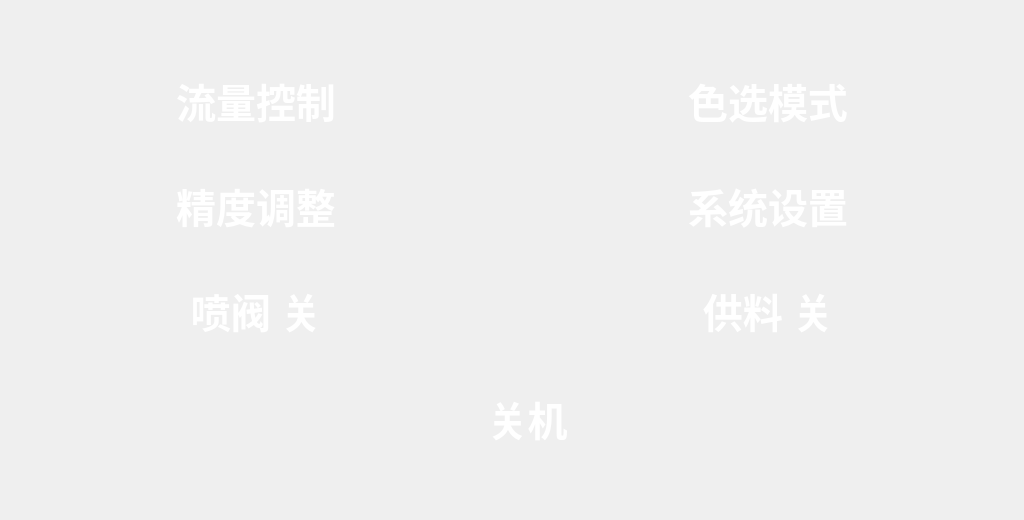
<?xml version="1.0" encoding="UTF-8"?>
<ui version="4.0">
 <class>FormMain</class>
 <widget class="QWidget" name="FormMain">
  <property name="geometry">
   <rect>
    <x>0</x>
    <y>0</y>
    <width>1024</width>
    <height>520</height>
   </rect>
  </property>
  <property name="windowTitle">
   <string>Form</string>
  </property>
  <property name="styleSheet">
   <string notr="true">QToolButton
{
    border-image: url(:/image/btnG.png);
    color: rgb(255, 255, 255);
}

QToolButton:pressed
{
    border-image: url(:/image/btnR.png);
}</string>
  </property>
  <layout class="QVBoxLayout" name="verticalLayout">
   <property name="spacing">
    <number>30</number>
   </property>
   <property name="leftMargin">
    <number>60</number>
   </property>
   <property name="topMargin">
    <number>60</number>
   </property>
   <property name="rightMargin">
    <number>60</number>
   </property>
   <property name="bottomMargin">
    <number>60</number>
   </property>
   <item>
    <layout class="QGridLayout" name="gridLayout">
     <property name="horizontalSpacing">
      <number>120</number>
     </property>
     <property name="verticalSpacing">
      <number>30</number>
     </property>
     <item row="0" column="0">
      <widget class="QToolButton" name="toolButton_5">
       <property name="sizePolicy">
        <sizepolicy hsizetype="Expanding" vsizetype="Fixed">
         <horstretch>0</horstretch>
         <verstretch>0</verstretch>
        </sizepolicy>
       </property>
       <property name="minimumSize">
        <size>
         <width>300</width>
         <height>75</height>
        </size>
       </property>
       <property name="font">
        <font>
         <family>Sans Serif</family>
         <pointsize>30</pointsize>
         <weight>75</weight>
         <bold>true</bold>
        </font>
       </property>
       <property name="styleSheet">
        <string notr="true"/>
       </property>
       <property name="text">
        <string>流量控制</string>
       </property>
       <property name="toolButtonStyle">
        <enum>Qt::ToolButtonFollowStyle</enum>
       </property>
       <property name="autoRaise">
        <bool>true</bool>
       </property>
      </widget>
     </item>
     <item row="0" column="1">
      <widget class="QToolButton" name="toolButton_6">
       <property name="sizePolicy">
        <sizepolicy hsizetype="Expanding" vsizetype="Fixed">
         <horstretch>0</horstretch>
         <verstretch>0</verstretch>
        </sizepolicy>
       </property>
       <property name="minimumSize">
        <size>
         <width>300</width>
         <height>75</height>
        </size>
       </property>
       <property name="font">
        <font>
         <family>Sans Serif</family>
         <pointsize>30</pointsize>
         <weight>75</weight>
         <bold>true</bold>
        </font>
       </property>
       <property name="styleSheet">
        <string notr="true"/>
       </property>
       <property name="text">
        <string>色选模式</string>
       </property>
       <property name="toolButtonStyle">
        <enum>Qt::ToolButtonTextUnderIcon</enum>
       </property>
       <property name="autoRaise">
        <bool>true</bool>
       </property>
      </widget>
     </item>
     <item row="1" column="0">
      <widget class="QToolButton" name="toolButton_8">
       <property name="sizePolicy">
        <sizepolicy hsizetype="Expanding" vsizetype="Fixed">
         <horstretch>0</horstretch>
         <verstretch>0</verstretch>
        </sizepolicy>
       </property>
       <property name="minimumSize">
        <size>
         <width>300</width>
         <height>75</height>
        </size>
       </property>
       <property name="font">
        <font>
         <family>Sans Serif</family>
         <pointsize>30</pointsize>
         <weight>75</weight>
         <bold>true</bold>
        </font>
       </property>
       <property name="styleSheet">
        <string notr="true"/>
       </property>
       <property name="text">
        <string>精度调整</string>
       </property>
       <property name="toolButtonStyle">
        <enum>Qt::ToolButtonFollowStyle</enum>
       </property>
       <property name="autoRaise">
        <bool>true</bool>
       </property>
      </widget>
     </item>
     <item row="1" column="1">
      <widget class="QToolButton" name="toolButton_3">
       <property name="sizePolicy">
        <sizepolicy hsizetype="Expanding" vsizetype="Fixed">
         <horstretch>0</horstretch>
         <verstretch>0</verstretch>
        </sizepolicy>
       </property>
       <property name="minimumSize">
        <size>
         <width>300</width>
         <height>75</height>
        </size>
       </property>
       <property name="font">
        <font>
         <family>Sans Serif</family>
         <pointsize>30</pointsize>
         <weight>75</weight>
         <bold>true</bold>
        </font>
       </property>
       <property name="styleSheet">
        <string notr="true"/>
       </property>
       <property name="text">
        <string>系统设置</string>
       </property>
       <property name="toolButtonStyle">
        <enum>Qt::ToolButtonTextUnderIcon</enum>
       </property>
       <property name="autoRaise">
        <bool>true</bool>
       </property>
      </widget>
     </item>
     <item row="2" column="0">
      <widget class="QToolButton" name="toolButtonValve">
       <property name="sizePolicy">
        <sizepolicy hsizetype="Expanding" vsizetype="Fixed">
         <horstretch>0</horstretch>
         <verstretch>0</verstretch>
        </sizepolicy>
       </property>
       <property name="minimumSize">
        <size>
         <width>300</width>
         <height>75</height>
        </size>
       </property>
       <property name="font">
        <font>
         <family>Sans Serif</family>
         <pointsize>30</pointsize>
         <weight>75</weight>
         <bold>true</bold>
        </font>
       </property>
       <property name="styleSheet">
        <string notr="true"/>
       </property>
       <property name="text">
        <string>喷阀 关</string>
       </property>
       <property name="toolButtonStyle">
        <enum>Qt::ToolButtonFollowStyle</enum>
       </property>
       <property name="autoRaise">
        <bool>true</bool>
       </property>
      </widget>
     </item>
     <item row="2" column="1">
      <widget class="QToolButton" name="toolButtonVibrator">
       <property name="sizePolicy">
        <sizepolicy hsizetype="Expanding" vsizetype="Fixed">
         <horstretch>0</horstretch>
         <verstretch>0</verstretch>
        </sizepolicy>
       </property>
       <property name="minimumSize">
        <size>
         <width>300</width>
         <height>75</height>
        </size>
       </property>
       <property name="font">
        <font>
         <family>Sans Serif</family>
         <pointsize>30</pointsize>
         <weight>75</weight>
         <bold>true</bold>
        </font>
       </property>
       <property name="styleSheet">
        <string notr="true"/>
       </property>
       <property name="text">
        <string>供料 关</string>
       </property>
       <property name="toolButtonStyle">
        <enum>Qt::ToolButtonFollowStyle</enum>
       </property>
       <property name="autoRaise">
        <bool>true</bool>
       </property>
      </widget>
     </item>
    </layout>
   </item>
   <item>
    <layout class="QHBoxLayout" name="horizontalLayout">
     <item>
      <spacer name="horizontalSpacer">
       <property name="orientation">
        <enum>Qt::Horizontal</enum>
       </property>
       <property name="sizeHint" stdset="0">
        <size>
         <width>40</width>
         <height>20</height>
        </size>
       </property>
      </spacer>
     </item>
     <item>
      <widget class="QToolButton" name="toolButtonExit">
       <property name="sizePolicy">
        <sizepolicy hsizetype="Fixed" vsizetype="Fixed">
         <horstretch>0</horstretch>
         <verstretch>0</verstretch>
        </sizepolicy>
       </property>
       <property name="minimumSize">
        <size>
         <width>300</width>
         <height>75</height>
        </size>
       </property>
       <property name="font">
        <font>
         <family>Sans Serif</family>
         <pointsize>30</pointsize>
         <weight>75</weight>
         <bold>true</bold>
        </font>
       </property>
       <property name="styleSheet">
        <string notr="true">QToolButton
{
    border-image: url(:/image/shutdownG.png);
    color: rgb(255, 255, 255);
}

QToolButton:pressed
{
    border-image: url(:/image/shutdownR.png);
}</string>
       </property>
       <property name="text">
        <string>   关机</string>
       </property>
       <property name="toolButtonStyle">
        <enum>Qt::ToolButtonFollowStyle</enum>
       </property>
       <property name="autoRaise">
        <bool>true</bool>
       </property>
      </widget>
     </item>
     <item>
      <spacer name="horizontalSpacer_2">
       <property name="orientation">
        <enum>Qt::Horizontal</enum>
       </property>
       <property name="sizeHint" stdset="0">
        <size>
         <width>40</width>
         <height>20</height>
        </size>
       </property>
      </spacer>
     </item>
    </layout>
   </item>
  </layout>
 </widget>
 <resources/>
 <connections/>
</ui>
